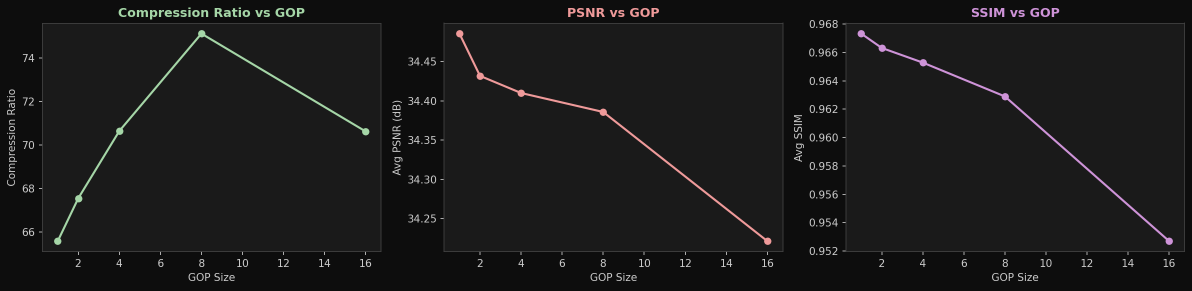
#> input picture gop_vs_compression.png, 2384 x 581 px (shown at 1/2 size)
$ python -i encoder.py   (imports and definitions only)
#> lines starting #> are read from the running program, lines starting #| are printed output that depends on the picture


import numpy as np
import cv2
import os
import pickle
import zlib
import struct
from scipy.fft import dctn, idctn


LUMA_QUANT_BASE = np.array([
    [16, 11, 10, 16, 24, 40, 51, 61],
    [12, 12, 14, 19, 26, 58, 60, 55],
    [14, 13, 16, 24, 40, 57, 69, 56],
    [14, 17, 22, 29, 51, 87, 80, 62],
    [18, 22, 37, 56, 68,109,103, 77],
    [24, 35, 55, 64, 81,104,113, 92],
    [49, 64, 78, 87,103,121,120,101],
    [72, 92, 95, 98,112,100,103, 99],
], dtype=np.float32)

CHROMA_QUANT_BASE = np.array([
    [17, 18, 24, 47, 99, 99, 99, 99],
    [18, 21, 26, 66, 99, 99, 99, 99],
    [24, 26, 56, 99, 99, 99, 99, 99],
    [47, 66, 99, 99, 99, 99, 99, 99],
    [99, 99, 99, 99, 99, 99, 99, 99],
    [99, 99, 99, 99, 99, 99, 99, 99],
    [99, 99, 99, 99, 99, 99, 99, 99],
    [99, 99, 99, 99, 99, 99, 99, 99],
], dtype=np.float32)


def _build_zigzag():
    order = []
    for s in range(15):
        if s % 2 == 0:
            r = min(s, 7); c = s - r
            while r >= 0 and c <= 7:
                order.append(r * 8 + c); r -= 1; c += 1
        else:
            c = min(s, 7); r = s - c
            while c >= 0 and r <= 7:
                order.append(r * 8 + c); r += 1; c -= 1
#> further down, picture is the input picture: shape (581, 2384, 3); mean B, G, R 25.5, 25.5, 25.8
    return np.array(order, dtype=np.int32)

ZIGZAG_IDX = _build_zigzag()
ZIGZAG_INV = np.argsort(ZIGZAG_IDX)


# [10 lines left out: function get_quant_matrix, not called in this run]


def bgr_to_ycbcr(frame_bgr: np.ndarray) -> tuple:
    """
    Convert BGR uint8 → YCbCr float, with 4:2:0 chroma subsampling.
    Chroma is downsampled by 2 in each dimension (INTER_AREA = box filter),
    halving its storage at the cost of very little perceptible quality loss
    because the human visual system is less sensitive to chroma detail.
    """
    frame_rgb = cv2.cvtColor(frame_bgr, cv2.COLOR_BGR2RGB).astype(np.float32)
    R, G, B = frame_rgb[:,:,0], frame_rgb[:,:,1], frame_rgb[:,:,2]

    Y  =  0.299   * R + 0.587   * G + 0.114    * B
    Cb = -0.168736* R - 0.331264* G + 0.5      * B + 128.0
    Cr =  0.5     * R - 0.418688* G - 0.081312 * B + 128.0
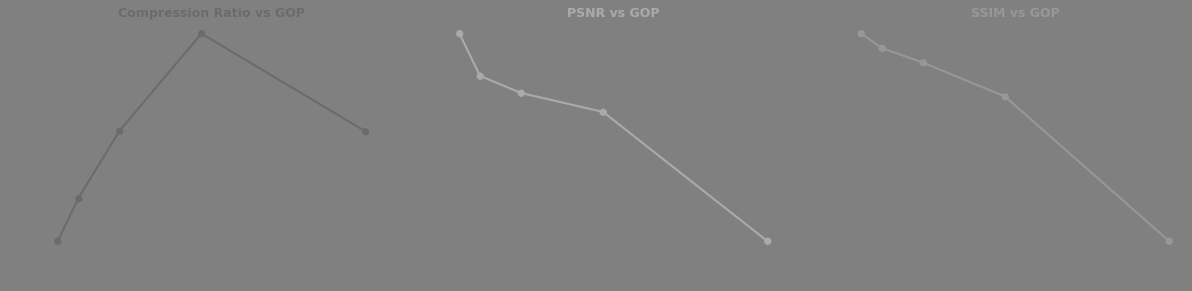
#> Cr: shape (581, 2384) float32 (shown at 1/2 size); min 107.3, max 170.5, mean 128.1

    Cb_sub = cv2.resize(Cb, (Cb.shape[1]//2, Cb.shape[0]//2),
                        interpolation=cv2.INTER_AREA)
    Cr_sub = cv2.resize(Cr, (Cr.shape[1]//2, Cr.shape[0]//2),
                        interpolation=cv2.INTER_AREA)
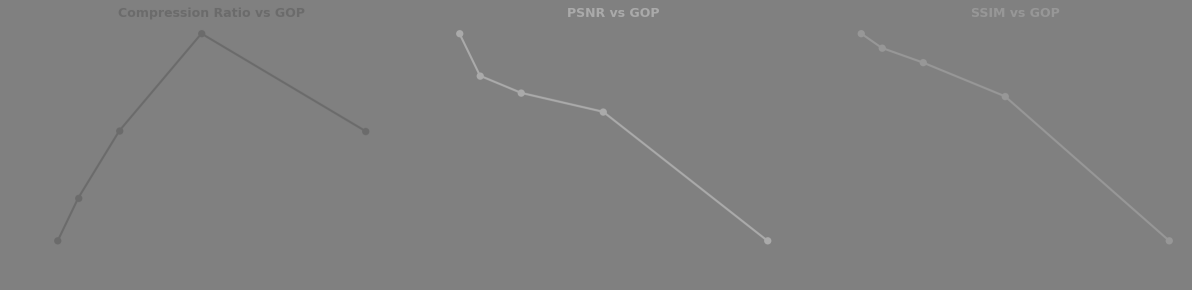
#> Cr_sub: shape (290, 1192) float32; min 107.3, max 170.5, mean 128.1
    return Y, Cb_sub, Cr_sub


# [113 lines left out: functions ycbcr_to_bgr, _pad_channel, dct_quantise_channel, dct_quantise_residual, idct_dequantise_channel, idct_dequantise_residual, not called in this run]


def _zigzag_encode_block(block8x8: np.ndarray) -> np.ndarray:
    return block8x8.ravel()[ZIGZAG_IDX]


# [99 lines left out: functions _zigzag_decode_block, rle_encode, rle_decode, zigzag_rle_encode_channel, zigzag_rle_decode_channel, encode_iframe and 1 more, not called in this run]


MB = 16


# [257 lines left out: functions motion_estimation, motion_compensate, _delta_encode_mvs, _delta_decode_mvs, _encode_mvs, _decode_mvs and 6 more, not called in this run]

>>> import cv2
>>> picture = cv2.imread('gop_vs_compression.png')
>>> result = bgr_to_ycbcr(picture)

$ run again, on qf_vs_compression.png
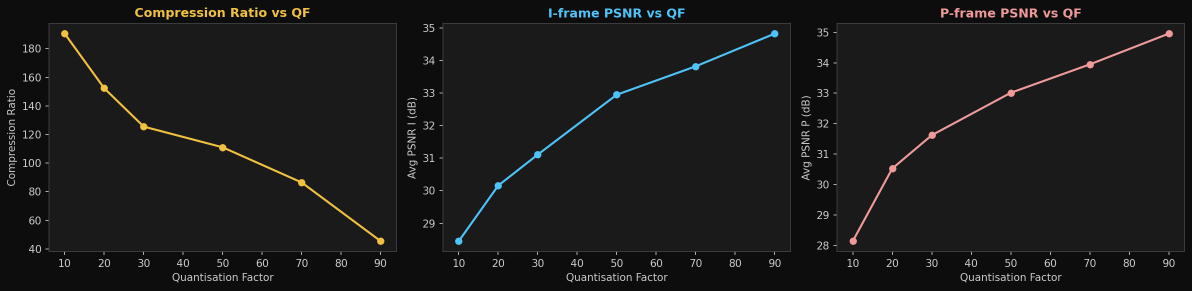
#> input picture qf_vs_compression.png, 2384 x 581 px (shown at 1/2 size)
#> picture is the input picture: shape (581, 2384, 3); mean B, G, R 25.8, 26.2, 26.3
#> in bgr_to_ycbcr, `R, G, B = frame_rgb[:,:,0], frame_rgb[:,:,1], frame_rgb[:,:,2]`:
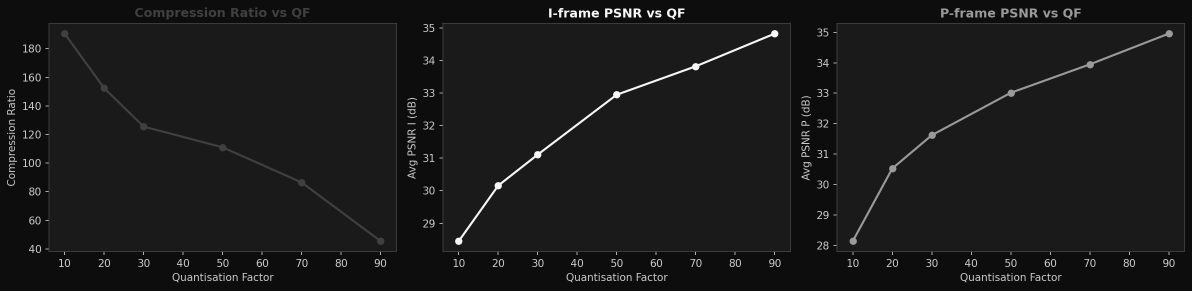
#> B: shape (581, 2384) float32 (shown at 1/2 size); min 13, max 247, mean 25.8
#> in bgr_to_ycbcr, `Cr_sub = cv2.resize(Cr, (Cr.shape[1]//2, Cr.shape[0]//2), interpolatio..`:
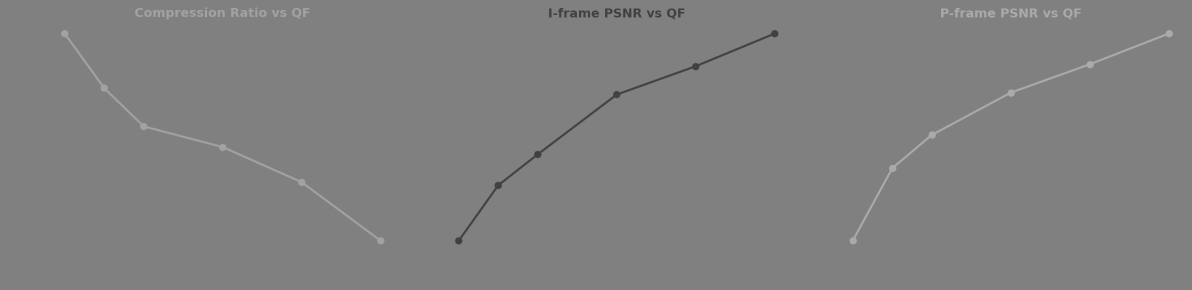
#> Cr_sub: shape (290, 1192) float32; min 65.77, max 170.5, mean 128.1
